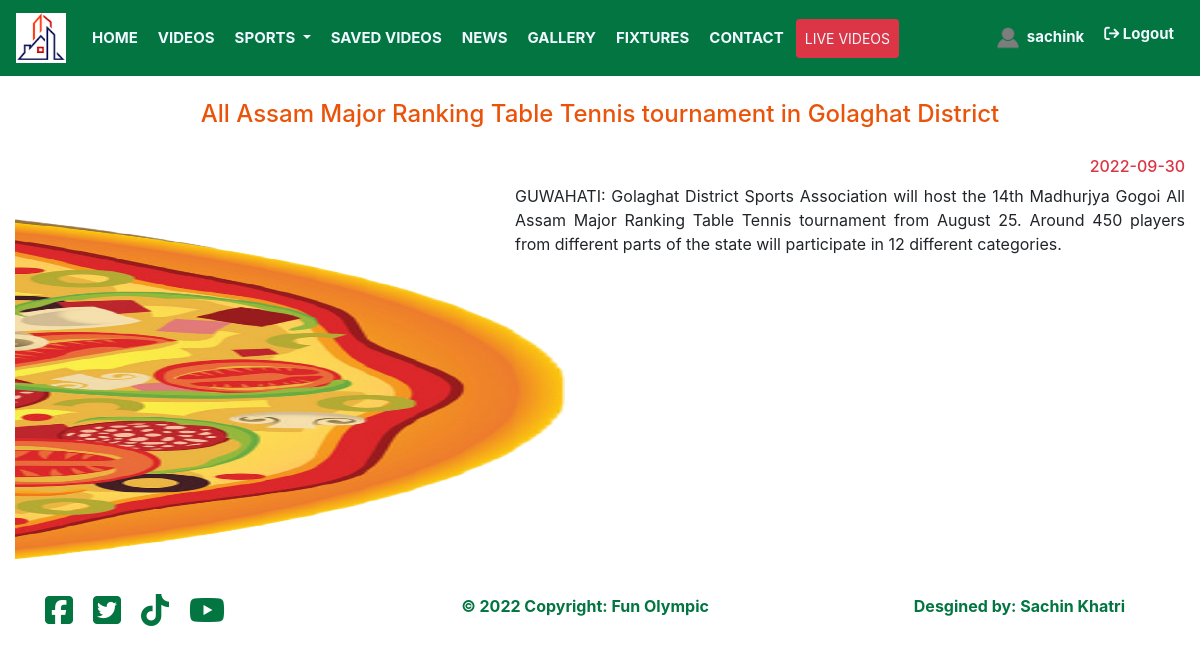
Screenshot of /read_news.php?nid=9&title=All Assam Major Ranking Table Tennis tournament in Golaghat District (signed in) with the database file from the repository.
### tables this page shows
CREATE TABLE `users` (
  `uid` int(11) NOT NULL,
  `fullname` varchar(255) NOT NULL,
  `phone` varchar(255) NOT NULL,
  `nationality` varchar(255) NOT NULL,
  `email` varchar(255) NOT NULL,
  `profile_image` varchar(255) NOT NULL,
  `username` varchar(255) NOT NULL,
  `password` varchar(255) NOT NULL,
  `status` varchar(255) NOT NULL,
  `registered_date` varchar(255) NOT NULL,
  `is_admin` int(11) NOT NULL,
  `last_login` varchar(255) NOT NULL
);

CREATE TABLE `news` (
  `nid` int(11) NOT NULL,
  `news_title` varchar(255) NOT NULL,
  `news_description` varchar(255) NOT NULL,
  `news_thumbnail` varchar(255) NOT NULL,
  `news_category` varchar(255) NOT NULL,
  `uploaded_date` varchar(255) NOT NULL,
  `uploaded_time` varchar(255) NOT NULL
);

### read_news.php (the view, shortened to what this page needs)
<?php
if(isset($_GET['nid'])){
    $nid = $_GET['nid'];
}
?>
<?php include "header.php" ?>
<?php
                    $query = "SELECT * FROM news WHERE nid = $nid";
                    $select_news = mysqli_query($connection, $query);
                    while($row = mysqli_fetch_assoc($select_news)) {
                        $news_title     = $row['news_title'];
                        $news_description     = $row['news_description'];
                        $news_thumbnail     = $row['news_thumbnail'];
                        $uploaded_date     = $row['uploaded_date'];
                        ?>
<h4 class="text-center" style="margin-top:80px; color:#ea540a;padding:20px 0"><?php echo $news_title ?></h4>
<h6 class="text-danger text-right"><?php echo $uploaded_date ?></h6>
<div class="row">
    <div class="col-md-4">
    <img src="images/<?php echo $news_thumbnail ?>" alt="" height=400 width=550>
    </div>
    <div class="col-md-1"></div>
    <div class="col-md-7 text-justify">
        <?php echo $news_description ?>
    </div>
</div>
<?php } ?>
<?php include "footer.php" ?>

### header.php (shortened to what this page needs)
<?php
include ("functions.php");
$username = $_SESSION['username'];
?>
<!DOCTYPE html>
<html lang="en">
<head>
    <link rel="stylesheet" href="https://stackpath.bootstrapcdn.com/bootstrap/4.5.0/css/bootstrap.min.css">
    <link rel="stylesheet" href="https://maxcdn.bootstrapcdn.com/font-awesome/4.7.0/css/font-awesome.min.css">
    <link rel="stylesheet" href="css/styles.css">
</head>
<body>
    <nav class="navbar navbar-expand-lg fixed-top navbar-light">
        <a class="navbar-brand" href="<?php if(!isset($_GET['notlogged'])){echo 'home.php';} else{echo 'index.php';}?>"><img src="images/logo.png" height="50" width="50" alt=""></a>
        <div class="collapse navbar-collapse" id="navbarNavDropdown">
            <ul class="navbar-nav mr-auto">
                <li class="nav-item active">
                    <a class="nav-link" href="home.php">HOME</a>
                </li>
                <li class="nav-item">
                    <a class="nav-link" href="video_archive.php">VIDEOS</a>
                </li>
                <li class="nav-item dropdown">
                    <a class="nav-link dropdown-toggle" href="#" id="navbarDropdownMenuLink" data-toggle="dropdown"
                        aria-haspopup="true" aria-expanded="false">
                        SPORTS
                    </a>
                </li>
                <li class="nav-item">
                    <a class="nav-link" href="filtered_video.php?favorite">SAVED VIDEOS</a>
                </li>
                <li class="nav-item">
                    <a class="nav-link" href="news.php">NEWS</a>
                </li>
                <li class="nav-item">
                    <a class="nav-link" href="gallery.php">GALLERY</a>
                </li>
                <li class="nav-item">
                    <a class="nav-link" href="fixtures.php">FIXTURES</a>
                </li>
                <li class="nav-item">
                    <a class="nav-link" href="contact.php">CONTACT</a>
                </li>
                <li class="nav-item">
                    <a class="nav-link btn btn-danger btn-sm" href="video.php?live">LIVE VIDEOS</a>
                </li>
            </ul>
            <ul class="navbar-nav">
                <li class="nav-item">
                    <a class="nav-link" href="profile.php">
                        <?php
                            $query = "SELECT * FROM users WHERE username = '$username'";
                            $select_user = mysqli_query($connection, $query);
                            while($row = mysqli_fetch_assoc($select_user)) {
                                $profile_image = $row['profile_image'];
                            ?>
                        <img src="images/<?php echo $profile_image ?>" height="30" width="30" alt=""
                            style="border-radius:50%">
                        <?php echo $username?>
                        <?php } ?>
                    </a>
                </li>
                <li class="nav-item">
                    <a class="nav-link logout" href="logout.php"><i
                            class="fa-solid fa-arrow-right-from-bracket"></i>&nbsp;Logout</a>
                </li>
            </ul>
        </div>
    </nav>
    <div class="container-fluid">

### css/styles.css (style rules this page uses)
.navbar { background:#027541; width:100%; font-size: 15px; font-weight: bold; }
.nav-item { border: 2px #027541 solid; }
.nav-link { color:aliceblue !important; }

### rows the page displays
users: profile_image (placeholder picture)
news: news_title "All Assam Major Ranking Table Tennis tournament in Golaghat District", uploaded_date "2022-09-30", news_thumbnail (picture), news_description "GUWAHATI: Golaghat District Sports Association will host the 14th Madhurjya Gogoi All Assam Major Ranking Table Tennis tournament from August 25. Around 450 players from different parts of the state will participate in 12 different categories."
